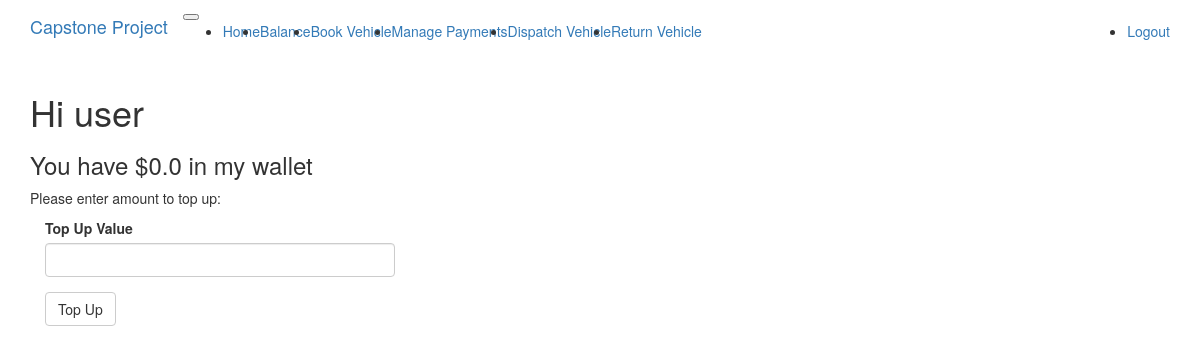
/balance (signed in), run on an earlier commit of the app's database.
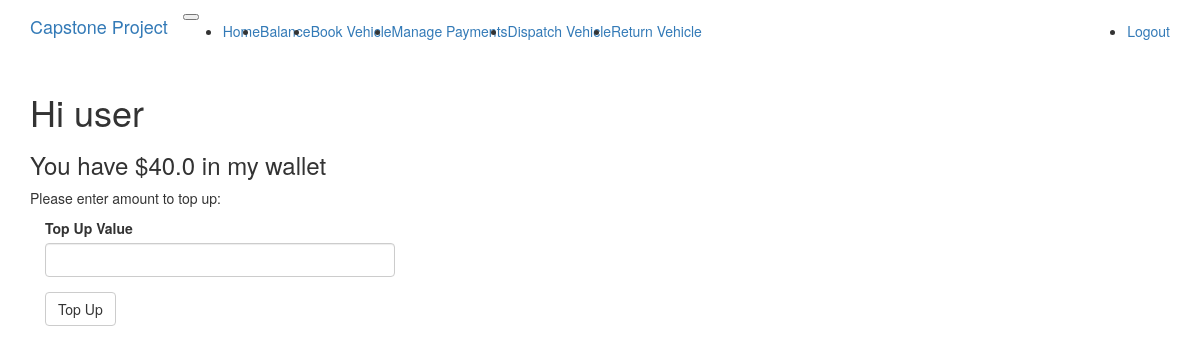
And on a later commit of the database.
### app/models.py (models this page shows, shortened)
class User(UserMixin, db.Model):
    __tablename__ = 'user'
    id = db.Column(db.Integer, primary_key=True)
    username = db.Column(db.String(64), index=True, unique=True)
    password_hash = db.Column(db.String(128))
    type = db.Column(db.String)

class Customer(User):
    balance = db.Column(db.Float(64))
    transaction = db.relationship('Transaction', backref='customer', lazy='dynamic')

### app/routes.py (the view)
@application.route('/balance', methods=["GET", "POST"])
@login_required
def balance():
    user = Customer.query.filter_by(username=current_user.username).first()
    form = TopUpForm()
    if form.validate_on_submit():
        value = form.value.data
        print(value, file=sys.stderr)
        user.add_balance(float(value))
        db.session.commit()
        return redirect('/balance')
    return render_template('balance.html', title='Balance',
                           balance=user.balance, form=form, user=user, type=user.type)

### app/forms.py
class TopUpForm(FlaskForm):
    value = DecimalField('Top Up Value', validators=[NumberRange(min=0, max=100, message='bla')])
    submit = SubmitField('Top Up')

### app/models.py (called while the page is built)
@login.user_loader
def load_user(id):
    return User.query.get(int(id))

### app/templates/balance.html
{% extends "base.html" %}
{% import "bootstrap/wtf.html" as wtf %}
{% block app_content %}
    <h1>Hi {{current_user.username}}</h1>
    <h3>You have ${{ balance }} in my wallet</h3>
    <p>Please enter amount to top up:</p>
    <div class="col-md-4">
        {{ wtf.quick_form(form) }}
    </div>
{% endblock %}

### app/templates/base.html (shortened to what this page needs)
{% extends "bootstrap/base.html" %}
{% block navbar %}
  <nav class="navbar  navbar-expand-lg navbar-light bg-light">
    <div class="container">
        <a class="navbar-brand" href="{{ url_for('index') }}">Capstone Project</a>
        <button type="button" class="navbar-toggler" data-toggle="collapse" data-target="#bs-example-navbar-collapse-1">
        </button>
      <div class="collapse navbar-collapse" id="bs-example-navbar-collapse-1">
        <ul class="navbar-nav mr-auto">
          <li class="nav-item"><a class="nav-link" href="{{ url_for('index') }}">Home</a></li>
          {% if type=='admin' %}
          <li class="nav-item"><a class="nav-link" href="{{ url_for('addadmin') }}">Add Admin</a></li>
          <li class="nav-item"><a class="nav-link" href="{{ url_for('addvehicle') }}">Add Vehicle</a></li>
          {% elif type=='customer' %}
          <li class="nav-item"><a class="nav-link" href="{{ url_for('balance') }}">Balance</a></li>
          <li class="nav-item"><a class="nav-link" href="{{ url_for('selectVehicle') }}">Book Vehicle</a></li>
          <li class="nav-item"><a class="nav-link" href="{{ url_for('selectPayTransaction') }}">Manage Payments</a></li>
          <li class="nav-item"><a class="nav-link" href="{{ url_for('selectRentOutVehicle') }}">Dispatch Vehicle</a></li>
          <li class="nav-item"><a class="nav-link" href="{{ url_for('selectReturnVehicle') }}">Return Vehicle</a></li>
          {% endif %}
        </ul>
        <ul class="navbar-nav navbar-right">
          {% if current_user.is_anonymous %}
          <li class="nav-item"><a class="nav-link" href="{{ url_for('login') }}">Login</a></li>
          {% else %}
          <li class="nav-item"><a class="nav-link" href="{{ url_for('logout') }}">Logout</a></li>
          {% endif %}
        </ul>
      </div>
    </div>
  </nav>
{% endblock %}
{% block content %}
  <div class="container">
    {% block app_content %}{% endblock %}
  </div>
{% endblock %}

What changed in the data, as far as the page shows it:
changed Customer "user": balance "0.0" → "40.0"
